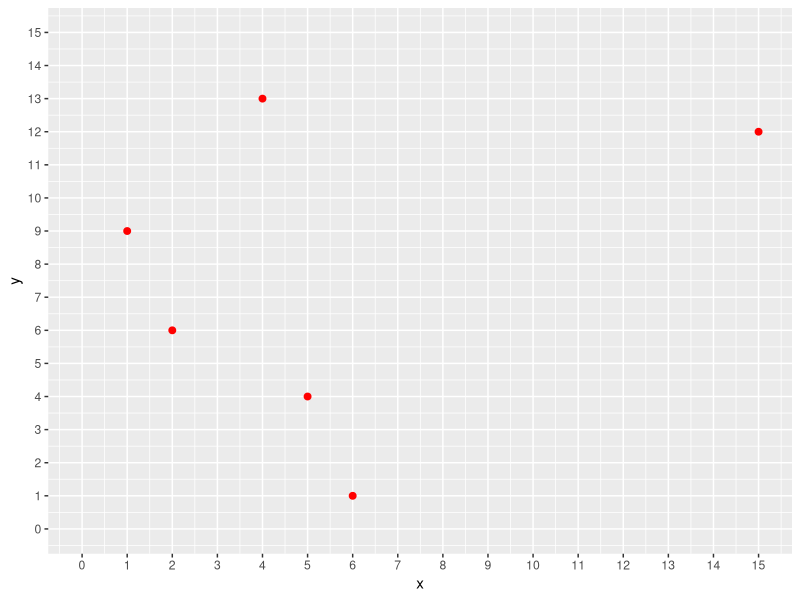

This figure's R source:
library(ggplot2)
x <- c(2,5,1,4,15,6)
y <- c(6,4,9,13,12,1)

df <- data.frame(x,y)
ggplot()+geom_point(data=df, aes(x=x,y=y), size=2, color="red")+
  scale_x_continuous(limits=c(0,15), breaks = seq(0,15,1))+
  scale_y_continuous(limits=c(0,15), breaks = seq(0,15,1))
